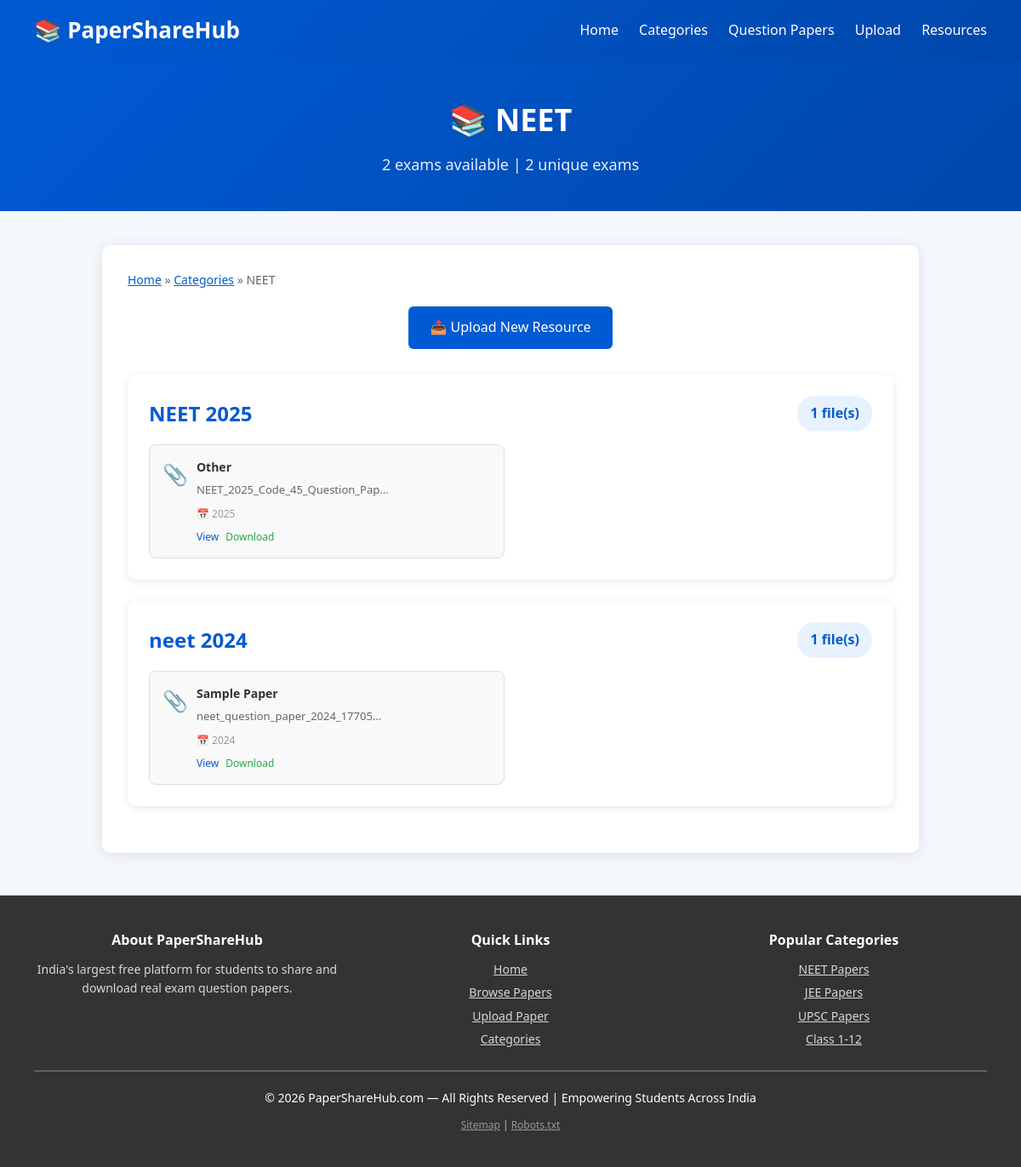
The app's page /category/NEET with its own data.
### tables this page shows
CREATE TABLE papers (
            id INTEGER PRIMARY KEY AUTOINCREMENT,
            exam_name TEXT NOT NULL,
            category TEXT NOT NULL,
            resource_type TEXT NOT NULL,
            filename TEXT NOT NULL,
            filepath TEXT NOT NULL,
            year TEXT,
            description TEXT,
            upload_date TIMESTAMP DEFAULT CURRENT_TIMESTAMP
        );

### app.py (the view)
@app.route("/category/<category_name>")
def category_view(category_name):
    papers = get_papers_by_category(category_name)
    exams = get_all_exams_by_category(category_name)
    grouped_papers = {}
    for paper in papers:
        exam = paper['exam_name']
        if exam not in grouped_papers:
            grouped_papers[exam] = []
        grouped_papers[exam].append(paper)
    return render_template("category_view.html",
                          category=category_name,
                          grouped_papers=grouped_papers,
                          exams=exams)

### app.py (called while the page is built)
def connect_db():
    conn = sqlite3.connect("database/database.db")
    conn.row_factory = sqlite3.Row
    return conn

def get_papers_by_category(category):
    conn = connect_db()
    cur = conn.execute(
        "SELECT * FROM papers WHERE category = ? ORDER BY exam_name, upload_date DESC",
        (category,)
    )
    papers = cur.fetchall()
    conn.close()
    return papers

def get_all_exams_by_category(category):
    conn = connect_db()
    cur = conn.execute(
        "SELECT DISTINCT exam_name FROM papers WHERE category = ? ORDER BY exam_name",
        (category,)
    )
    exams = [row['exam_name'] for row in cur.fetchall()]
    conn.close()
    return exams

### templates/category_view.html (shortened to what this page needs)
{% extends "base.html" %}
{% block content %}
<div style="background: linear-gradient(135deg, #005ad4 0%, #0047ab 100%); padding: 40px 20px; color: white; text-align: center;">
    <h1 style="font-size: 36px; margin-bottom: 10px;">📚 {{ category }}</h1>
    <p style="font-size: 18px; opacity: 0.9;">
        {{ grouped_papers|length }} exams available |
        {{ exams|length }} unique exams
    </p>
</div>
<div class="intro" style="max-width: 1200px;">
    <div style="margin-bottom: 20px; color: #666; font-size: 14px;">
        <a href="/" style="color: #005ad4;">Home</a> »
        <a href="/categories" style="color: #005ad4;">Categories</a> »
        {{ category }}
    </div>
    {% if grouped_papers %}
        <div style="text-align: center; margin-bottom: 30px;">
            <a href="/upload" class="btn">📤 Upload New Resource</a>
        </div>
        {% for exam_name, papers in grouped_papers.items() %}
        <div class="exam-group" style="background: white; padding: 25px; margin-bottom: 25px; border-radius: 10px; box-shadow: 0 2px 10px rgba(0,0,0,0.1);">
            <div style="display: flex; justify-content: space-between; align-items: center; margin-bottom: 15px; flex-wrap: wrap; gap: 10px;">
                <h2 style="color: #005ad4; margin: 0;">{{ exam_name }}</h2>
                <span style="background: #e8f2ff; color: #005ad4; padding: 8px 15px; border-radius: 20px; font-weight: bold;">
                    {{ papers|length }} file(s)
                </span>
            </div>
            <div style="display: grid; grid-template-columns: repeat(auto-fill, minmax(300px, 1fr)); gap: 15px; margin-top: 15px;">
                {% for paper in papers[:6] %}
                <div style="border: 1px solid #e0e0e0; padding: 15px; border-radius: 8px; background: #f9f9f9;">
                    <div style="display: flex; align-items: start; gap: 10px;">
                        <div style="font-size: 24px;">
                            {% if paper.resource_type == 'Question Paper' %}📄
                            {% elif paper.resource_type == 'NCERT Book' %}📗
                            {% elif paper.resource_type == 'Reference Book' %}📘
                            {% elif paper.resource_type == 'Study Notes' %}📝
                            {% elif paper.resource_type == 'Research Paper' %}🔬
                            {% else %}📎
                            {% endif %}
                        </div>
                        <div style="flex: 1; min-width: 0;">
                            <div style="font-weight: 600; color: #333; margin-bottom: 5px; font-size: 14px;">
                                {{ paper.resource_type }}
                            </div>
                            <div style="font-size: 13px; color: #666; margin-bottom: 8px;">
                                {{ paper.filename[:30] }}{% if paper.filename|length > 30 %}...{% endif %}
                            </div>
                            {% if paper.year %}
                            <div style="font-size: 12px; color: #999; margin-bottom: 8px;">
                                📅 {{ paper.year }}
                            </div>
                            {% endif %}
                            <div style="display: flex; gap: 8px; flex-wrap: wrap;">
                                <a href="/paper/{{ paper.id }}" style="font-size: 12px; color: #005ad4; text-decoration: none; font-weight: 500;">View</a>
                                <a href="/download/{{ paper.filename }}" style="font-size: 12px; color: #28a745; text-decoration: none; font-weight: 500;">Download</a>
                            </div>
                        </div>
                    </div>
                </div>
                {% endfor %}
            </div>
        </div>
        {% endfor %}
    {% endif %}
</div>
{% endblock %}

### static/css/style.css (style rules this page uses)
* { margin: 0; padding: 0; box-sizing: border-box; }
body { font-family: 'Segoe UI', Tahoma, Geneva, Verdana, sans-serif; background: #f4f7fc; color: #333; line-height: 1.6; }
.intro { width: 80%; max-width: 900px; margin: 40px auto; background: white; padding: 30px; box-shadow: 0 2px 15px rgba(0,0,0,0.1); border-radius: 10px; }
.intro h2 { color: #005ad4; margin-bottom: 15px; }
.btn { background: #005ad4; padding: 12px 25px; color: white; text-decoration: none; border-radius: 6px; display: inline-block; font-weight: 500; border: none; cursor: pointer; transition: background 0.3s; }

### records on screen
papers: exam_name "NEET 2025", papers "1", resource_type "Other", filename "NEET_2025_Code_45_Question_Pap", year "2025"
papers: exam_name "neet 2024", papers "1", resource_type "Sample Paper", filename "neet_question_paper_2024_17705", year "2024"

### other values on screen
{{ category }} "NEET"
{{ grouped_papers|length }} "2"
{{ exams|length }} "2"
